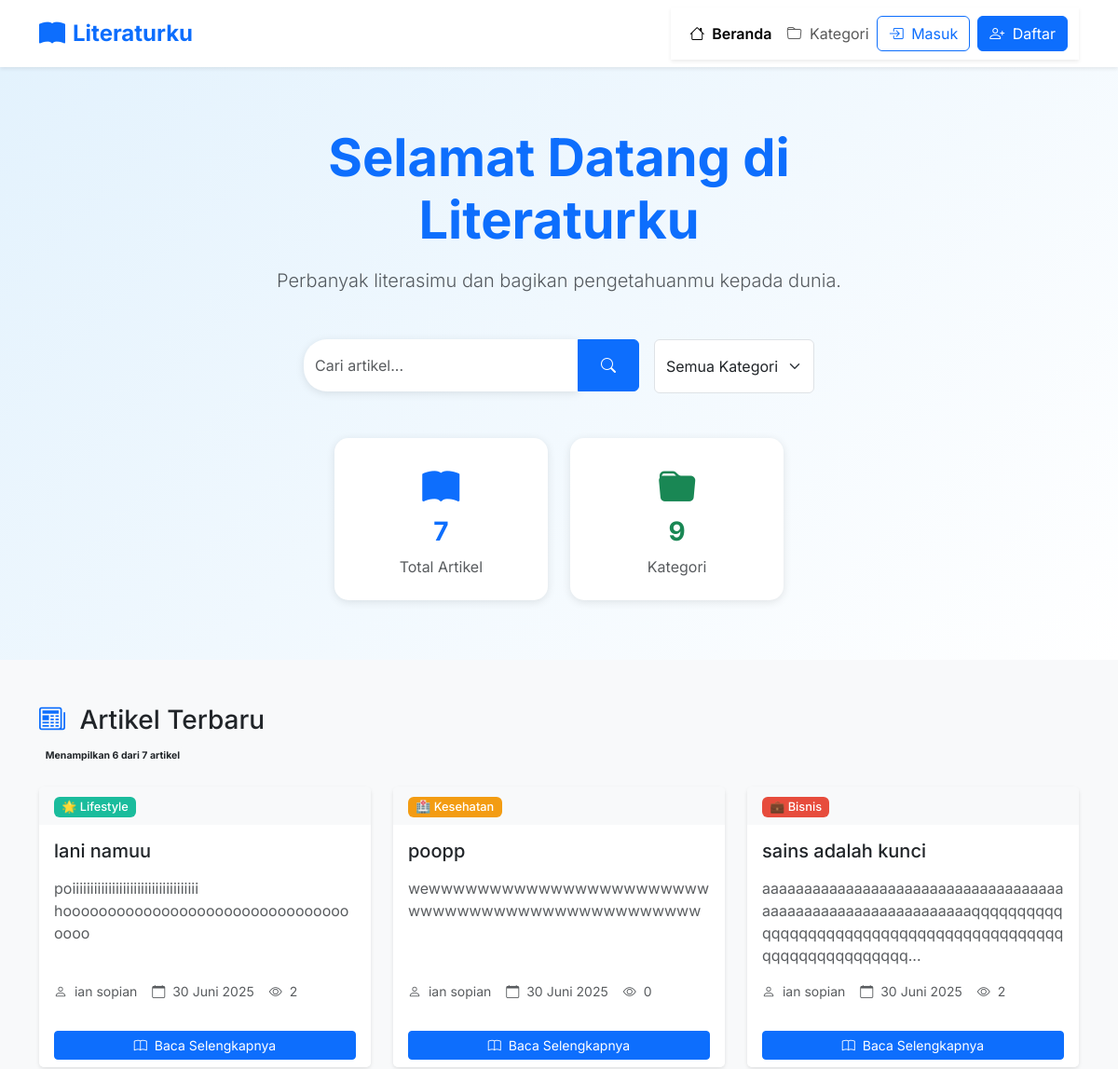
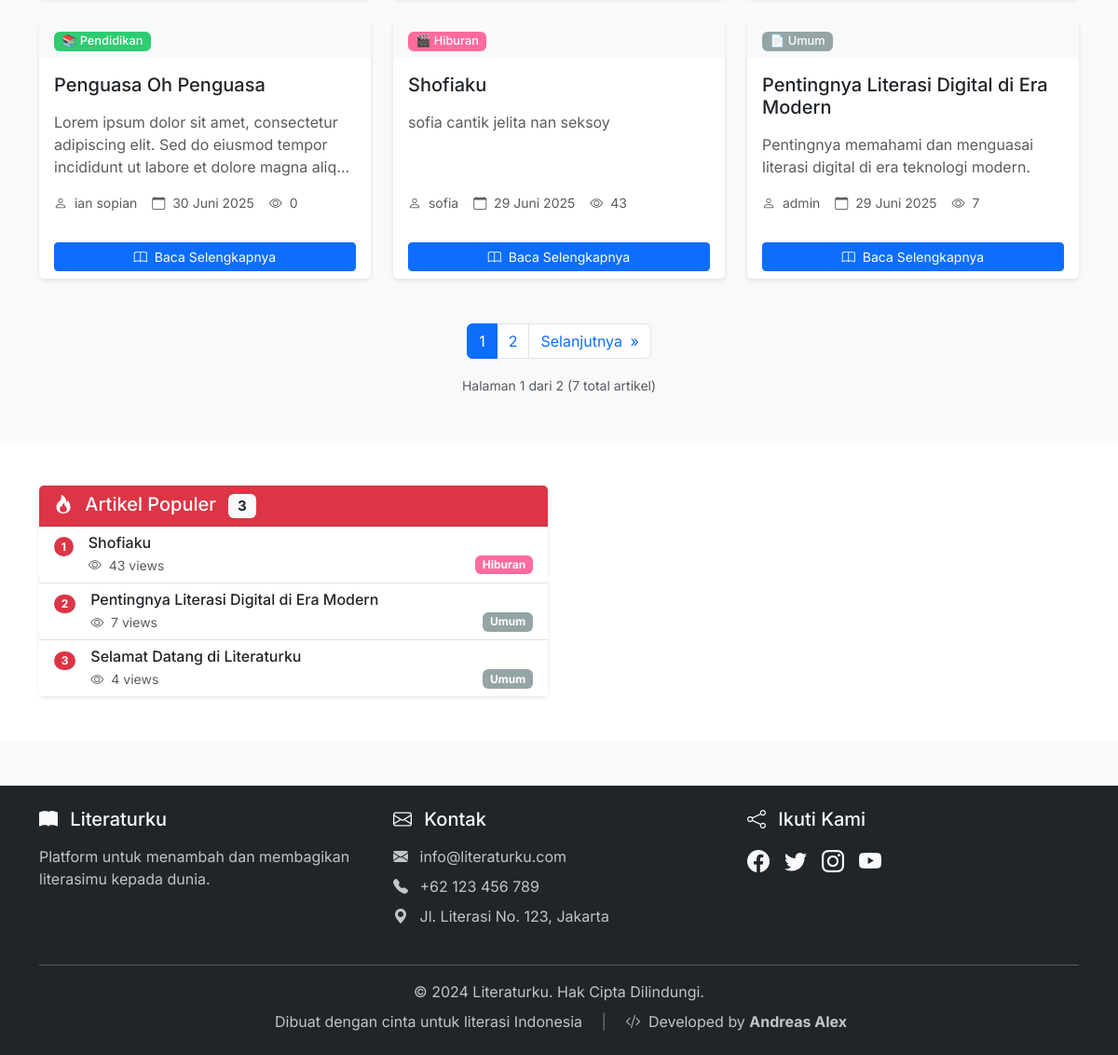
The page / on the database its author committed (2 pictures, top to bottom).
### tables this page shows
CREATE TABLE `artikel` (
  `id` int(11) NOT NULL,
  `judul` varchar(255) NOT NULL,
  `konten` text NOT NULL,
  `ringkasan` text DEFAULT NULL,
  `kategori_id` int(11) DEFAULT NULL,
  `category_enum` enum('teknologi','pendidikan','bisnis','kesehatan','sains','lifestyle','olahraga','hiburan','umum') DEFAULT 'umum',
  `user_id` int(11) DEFAULT NULL,
  `gambar` varchar(255) DEFAULT NULL,
  `status` enum('draft','published','archived') DEFAULT 'published',
  `views` int(11) DEFAULT 0,
  `created_at` DATETIME NOT NULL,  
  `updated_at` timestamp NOT NULL DEFAULT current_timestamp() ON UPDATE current_timestamp()
);

CREATE TABLE `users` (
  `id` int(11) NOT NULL,
  `username` varchar(50) NOT NULL,
  `email` varchar(100) NOT NULL,
  `password` varchar(255) NOT NULL,
  `created_at` timestamp NOT NULL DEFAULT current_timestamp()
);

### beranda.php (the view, shortened to what the rows shown need)
<?php
require_once 'artikel_functions_enum.php';
$category_enum = isset($_GET['kategori']) ? sanitize_input($_GET['kategori']) : null;
$search = isset($_GET['search']) ? sanitize_input($_GET['search']) : null;
$page = isset($_GET['page']) ? (int)$_GET['page'] : 1;
$limit = 6;
$offset = ($page - 1) * $limit;
$artikel_list = getArtikel($pdo, $limit, $offset, $category_enum, $search);
$artikel_populer = getArtikelPopuler($pdo, 3);
?>
<section class="hero-section">
    <div class="container">
        <div class="row justify-content-center">
            <div class="col-lg-8 text-center">
                <h1 class="display-4 fw-bold text-primary mb-3">Selamat Datang di Literaturku</h1>
            </div>
        </div>
    </div>
</section>
<section class="py-5">
    <div class="container">
        <div class="row align-items-center mb-4">
            <div class="col-md-8">
                <h2 class="h3 mb-2">
                    <?php if ($search): ?>
                        <i class="bi bi-search text-primary me-2"></i>
                        Hasil Pencarian: "<span class="text-primary"><?php echo htmlspecialchars($search); ?></span>"
                    <?php else: ?>
                        <i class="bi bi-newspaper text-primary me-2"></i>
                        Artikel Terbaru
                    <?php endif; ?>
                </h2>
            </div>
        </div>
        <?php if (empty($artikel_list)): ?>
            <div class="row">
                <div class="col-12">
                    <div class="text-center py-5">
                        <i class="bi bi-inbox fs-1 text-muted mb-4"></i>
                        <h4 class="text-muted">Belum Ada Artikel</h4>
                        <p class="text-muted mb-4">
                            <?php if ($search): ?>
                                Tidak ditemukan artikel dengan kata kunci "<strong><?php echo htmlspecialchars($search); ?></strong>"
                            <?php elseif ($category_enum): ?>
                                Belum ada artikel dalam kategori ini.
                            <?php else: ?>
                                Belum ada artikel yang dipublikasikan.
                            <?php endif; ?>
                        </p>
                        <?php if (is_logged_in()): ?>
                            <a href="tambah_artikel.php" class="btn btn-primary">
                                <i class="bi bi-pencil-square me-2"></i>
                                Tulis Artikel Pertama
                            </a>
                        <?php endif; ?>
                    </div>
                </div>
            </div>
        <?php else: ?>
            <div class="row g-4">
                <?php foreach ($artikel_list as $artikel): ?>
                    <div class="col-lg-4 col-md-6">
                        <div class="card h-100">
                            <div class="card-header border-0 bg-light py-2">
                                <span class="badge category-badge" style="background-color: <?php echo $artikel['kategori_warna'] ?? '#6c757d'; ?>">
                                    <?php echo $artikel['kategori_icon'] ?? '📄'; ?>
                                    <?php echo htmlspecialchars($artikel['kategori_nama'] ?? 'Umum'); ?>
                                </span>
                            </div>
                            <div class="card-body d-flex flex-column">
                                <h5 class="card-title mb-3">
                                    <a href="artikel_detail.php?id=<?php echo $artikel['id']; ?>"
                                       class="text-decoration-none text-dark">
                                        <?php echo htmlspecialchars($artikel['judul']); ?>
                                    </a>
                                </h5>
                                <p class="card-text text-muted flex-grow-1">
                                    <?php echo htmlspecialchars(truncateText($artikel['ringkasan'], 120)); ?>
                                </p>
                                <div class="mb-3">
                                    <small class="text-muted d-flex flex-wrap gap-3">
                                        <span>
                                            <i class="bi bi-person me-1"></i>
                                            <?php echo htmlspecialchars($artikel['penulis'] ?? 'Anonymous'); ?>
                                        </span>
                                        <span>
                                            <i class="bi bi-calendar me-1"></i>
                                            <?php echo formatTanggal($artikel['created_at']); ?>
                                        </span>
                                        <span>
                                            <i class="bi bi-eye me-1"></i>
                                            <?php echo number_format($artikel['views']); ?>
                                        </span>
                                    </small>
                                </div>
                            </div>
                            <div class="card-footer bg-white border-0 pt-0">
                                <div class="d-flex gap-2">
                                    <a href="artikel_detail.php?id=<?php echo $artikel['id']; ?>"
                                       class="btn btn-primary btn-sm flex-grow-1">
                                        <i class="bi bi-book me-1"></i>
                                        Baca Selengkapnya
                                    </a>
                                </div>
                            </div>
                        </div>
                    </div>
                <?php endforeach; ?>
            </div>
        <?php endif; ?>
    </div>
</section>
<?php if (!empty($artikel_populer) || is_logged_in()): ?>
<section class="py-5 bg-white">
    <div class="container">
        <div class="row g-4">
            <?php if (!empty($artikel_populer)): ?>
            <div class="col-lg-6">
                <div class="card">
                    <div class="card-body p-0">
                        <div class="list-group list-group-flush">
                            <?php foreach ($artikel_populer as $index => $populer): ?>
                                <div class="list-group-item list-group-item-action d-flex">
                                    <div class="flex-shrink-0 me-3">
                                        <span class="badge bg-danger rounded-pill"><?php echo $index + 1; ?></span>
                                    </div>
                                    <div class="flex-grow-1">
                                        <h6 class="mb-1">
                                            <a href="artikel_detail.php?id=<?php echo $populer['id']; ?>"
                                               class="text-decoration-none text-dark">
                                                <?php echo htmlspecialchars(truncateText($populer['judul'], 60)); ?>
                                            </a>
                                        </h6>
                                        <div class="d-flex justify-content-between align-items-center">
                                            <small class="text-muted">
                                                <i class="bi bi-eye me-1"></i>
                                                <?php echo number_format($populer['views']); ?> views
                                            </small>
                                            <span class="badge" style="background-color: <?php echo $populer['kategori_warna'] ?? '#6c757d'; ?>">
                                                <?php echo htmlspecialchars($populer['kategori_nama'] ?? 'Umum'); ?>
                                            </span>
                                        </div>
                                    </div>
                                </div>
                            <?php endforeach; ?>
                        </div>
                    </div>
                </div>
            </div>
            <?php endif; ?>
        </div>
    </div>
</section>
<?php endif; ?>

### rows shown on the page
artikel: kategori_icon "🌟", kategori_nama "Lifestyle", judul "lani namuu", ringkasan "poiiiiiiiiiiiiiiiiiiiiiiiiiiiiiiiiiii hoooooooooooooooooooooooooooooooooooo", user.username "ian sopian", created_at "30 Juni 2025", views "2"
artikel: kategori_icon "🏥", kategori_nama "Kesehatan", judul "poopp", ringkasan "wewwwwwwwwwwwwwwwwwwwwwwwwwwwwwwwwwwwwwwwwwwwwwww", user.username "ian sopian", created_at "30 Juni 2025", views "0"
artikel: kategori_icon "💼", kategori_nama "Bisnis", judul "sains adalah kunci", ringkasan "aaaaaaaaaaaaaaaaaaaaaaaaaaaaaaaaaaaaaaaaaaaaaaaaaaaaaaaaaaaaaqqqqqqqqqqqqqqqqqqqqqqqqqqqqqqqqqqqqqqqqqqqqqqqqqqqqqqqqqqq...", user.username "ian sopian", created_at "30 Juni 2025", views "2"
artikel: kategori_icon "📚", kategori_nama "Pendidikan", judul "Penguasa Oh Penguasa", ringkasan "Lorem ipsum dolor sit amet, consectetur adipiscing elit. Sed do eiusmod tempor incididunt ut labore et dolore magna aliq...", user.username "ian sopian", created_at "30 Juni 2025", views "0"
artikel: kategori_icon "🎬", kategori_nama "Hiburan", judul "Shofiaku", ringkasan "sofia cantik jelita nan seksoy", user.username "sofia", created_at "29 Juni 2025", views "43"
artikel: kategori_icon "📄", kategori_nama "Umum", judul "Pentingnya Literasi Digital di Era Modern", ringkasan "Pentingnya memahami dan menguasai literasi digital di era teknologi modern.", user.username "admin", created_at "29 Juni 2025", views "7"
artikel: judul "Selamat Datang di Literaturku", views "4", kategori_nama "Umum"

### other values the page prints
$total_artikel "7"
count($kategoris) "9"
count($artikel_list) "6"
$page "1"
$total_pages "2"
count($artikel_populer) "3"
